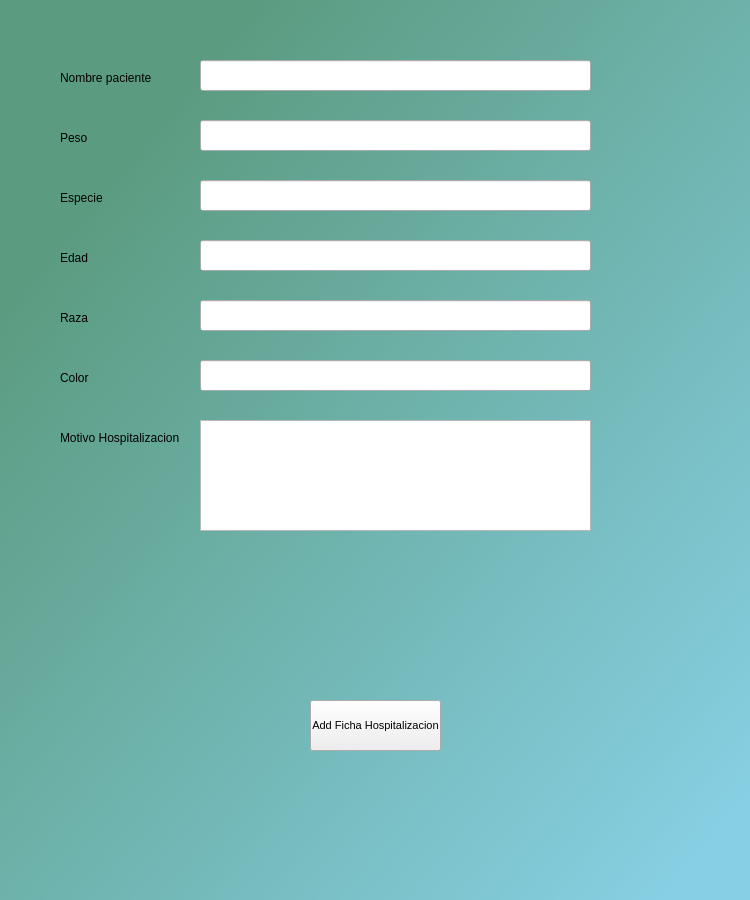
<?xml version="1.0" encoding="UTF-8"?>
<ui version="4.0">
 <class>MainWindow</class>
 <widget class="QMainWindow" name="MainWindow">
  <property name="geometry">
   <rect>
    <x>0</x>
    <y>0</y>
    <width>750</width>
    <height>900</height>
   </rect>
  </property>
  <property name="minimumSize">
   <size>
    <width>750</width>
    <height>900</height>
   </size>
  </property>
  <property name="maximumSize">
   <size>
    <width>750</width>
    <height>900</height>
   </size>
  </property>
  <property name="windowTitle">
   <string>MainWindow</string>
  </property>
  <property name="styleSheet">
   <string notr="true">QWidget#centralwidget{
background-color: qlineargradient(spread:pad, x1:0, y1:0, x2:1, y2:1, stop:0.176136 rgba(91, 156, 129, 255), stop:0.943182 rgba(135, 207, 227, 255));}</string>
  </property>
  <widget class="QWidget" name="centralwidget">
   <widget class="QLabel" name="label">
    <property name="geometry">
     <rect>
      <x>60</x>
      <y>60</y>
      <width>120</width>
      <height>35</height>
     </rect>
    </property>
    <property name="text">
     <string>Nombre paciente</string>
    </property>
   </widget>
   <widget class="QLabel" name="label_2">
    <property name="geometry">
     <rect>
      <x>60</x>
      <y>120</y>
      <width>120</width>
      <height>35</height>
     </rect>
    </property>
    <property name="text">
     <string>Peso</string>
    </property>
   </widget>
   <widget class="QLabel" name="label_4">
    <property name="geometry">
     <rect>
      <x>60</x>
      <y>180</y>
      <width>120</width>
      <height>35</height>
     </rect>
    </property>
    <property name="text">
     <string>Especie</string>
    </property>
   </widget>
   <widget class="QLabel" name="label_5">
    <property name="geometry">
     <rect>
      <x>60</x>
      <y>240</y>
      <width>120</width>
      <height>35</height>
     </rect>
    </property>
    <property name="text">
     <string>Edad</string>
    </property>
   </widget>
   <widget class="QLabel" name="label_6">
    <property name="geometry">
     <rect>
      <x>60</x>
      <y>360</y>
      <width>120</width>
      <height>35</height>
     </rect>
    </property>
    <property name="text">
     <string>Color</string>
    </property>
   </widget>
   <widget class="QLabel" name="label_7">
    <property name="geometry">
     <rect>
      <x>60</x>
      <y>300</y>
      <width>120</width>
      <height>35</height>
     </rect>
    </property>
    <property name="text">
     <string>Raza</string>
    </property>
   </widget>
   <widget class="QLabel" name="label_8">
    <property name="geometry">
     <rect>
      <x>60</x>
      <y>420</y>
      <width>120</width>
      <height>35</height>
     </rect>
    </property>
    <property name="text">
     <string>Motivo Hospitalizacion</string>
    </property>
   </widget>
   <widget class="QLineEdit" name="inputNombrePaciente">
    <property name="geometry">
     <rect>
      <x>200</x>
      <y>60</y>
      <width>391</width>
      <height>31</height>
     </rect>
    </property>
    <property name="font">
     <font>
      <pointsize>9</pointsize>
     </font>
    </property>
   </widget>
   <widget class="QLineEdit" name="inputPeso">
    <property name="geometry">
     <rect>
      <x>200</x>
      <y>120</y>
      <width>391</width>
      <height>31</height>
     </rect>
    </property>
    <property name="font">
     <font>
      <pointsize>9</pointsize>
     </font>
    </property>
   </widget>
   <widget class="QLineEdit" name="inputRaza">
    <property name="geometry">
     <rect>
      <x>200</x>
      <y>300</y>
      <width>391</width>
      <height>31</height>
     </rect>
    </property>
    <property name="font">
     <font>
      <pointsize>9</pointsize>
     </font>
    </property>
   </widget>
   <widget class="QLineEdit" name="inputColor">
    <property name="geometry">
     <rect>
      <x>200</x>
      <y>360</y>
      <width>391</width>
      <height>31</height>
     </rect>
    </property>
    <property name="font">
     <font>
      <pointsize>9</pointsize>
     </font>
    </property>
   </widget>
   <widget class="QPushButton" name="botonAgregarFH">
    <property name="enabled">
     <bool>true</bool>
    </property>
    <property name="geometry">
     <rect>
      <x>310</x>
      <y>700</y>
      <width>131</width>
      <height>51</height>
     </rect>
    </property>
    <property name="sizePolicy">
     <sizepolicy hsizetype="Preferred" vsizetype="Fixed">
      <horstretch>0</horstretch>
      <verstretch>0</verstretch>
     </sizepolicy>
    </property>
    <property name="baseSize">
     <size>
      <width>0</width>
      <height>0</height>
     </size>
    </property>
    <property name="font">
     <font>
      <pointsize>8</pointsize>
      <italic>false</italic>
      <underline>false</underline>
      <strikeout>false</strikeout>
      <stylestrategy>PreferDefault</stylestrategy>
     </font>
    </property>
    <property name="focusPolicy">
     <enum>Qt::StrongFocus</enum>
    </property>
    <property name="acceptDrops">
     <bool>false</bool>
    </property>
    <property name="toolTip">
     <string/>
    </property>
    <property name="text">
     <string>Add Ficha Hospitalizacion</string>
    </property>
    <property name="iconSize">
     <size>
      <width>16</width>
      <height>16</height>
     </size>
    </property>
   </widget>
   <widget class="QLineEdit" name="inputEspecie">
    <property name="geometry">
     <rect>
      <x>200</x>
      <y>180</y>
      <width>391</width>
      <height>31</height>
     </rect>
    </property>
    <property name="font">
     <font>
      <pointsize>9</pointsize>
     </font>
    </property>
   </widget>
   <widget class="QLineEdit" name="inputEdad">
    <property name="geometry">
     <rect>
      <x>200</x>
      <y>240</y>
      <width>391</width>
      <height>31</height>
     </rect>
    </property>
    <property name="font">
     <font>
      <pointsize>9</pointsize>
     </font>
    </property>
   </widget>
   <widget class="QPlainTextEdit" name="inputMotivoHospitalizacion">
    <property name="geometry">
     <rect>
      <x>200</x>
      <y>420</y>
      <width>391</width>
      <height>111</height>
     </rect>
    </property>
    <property name="font">
     <font>
      <pointsize>9</pointsize>
     </font>
    </property>
   </widget>
   <widget class="QWidget" name="contenedorBotonHosp" native="true">
    <property name="geometry">
     <rect>
      <x>310</x>
      <y>700</y>
      <width>131</width>
      <height>51</height>
     </rect>
    </property>
   </widget>
  </widget>
 </widget>
 <resources/>
 <connections/>
</ui>
